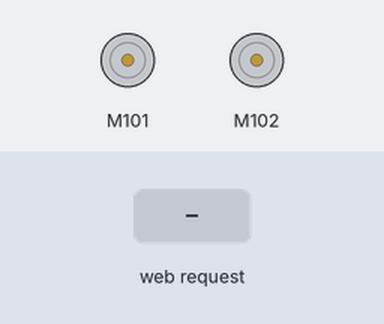
Bench run of a sketch on a simulated ESP32. Parts: 2 × DC motor (green arrow = forward, orange = backward, longer = faster). The inputs (shaded band) are chosen by the test bench. WiFi joins after 1.5 s; servers stay silent unless stated; uploads are accepted with an empty reply; what the sketch prints to the serial monitor is not drawn.

Above: at 2.7 s.
2.8 s: HTTP request GET /forward received
At 3.6 s:
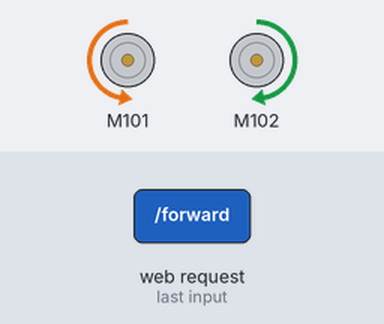
4.3 s: HTTP request GET /left received
At 4.7 s:
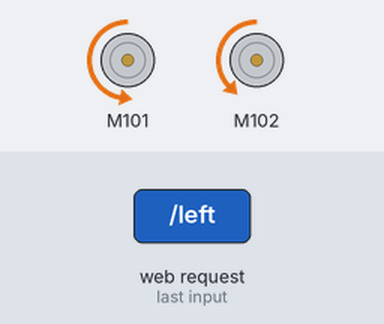
5.8 s: HTTP request GET /stop received
At 7.0 s:
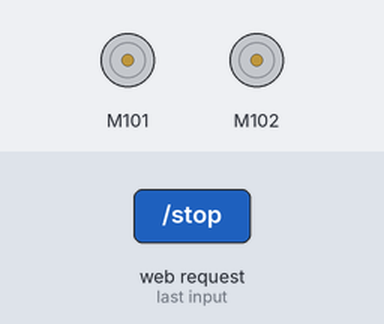
7.3 s: HTTP request GET /right received
At 8.2 s:
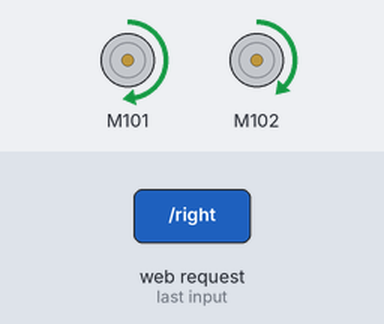
8.8 s: HTTP request GET /reverse received
At 9.4 s:
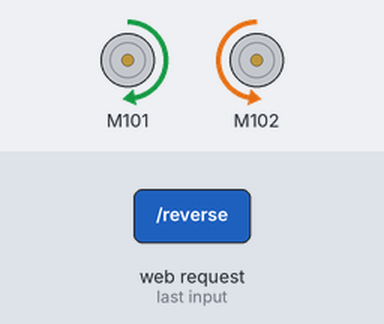
10.3 s: HTTP request GET /forward?value=1 received
At 11.7 s:
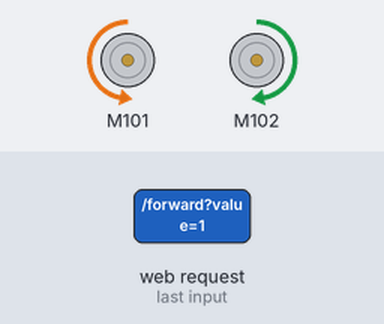
Timing chart, 0 to 12.8 s (numbered marks = the images above; inputs shaded):
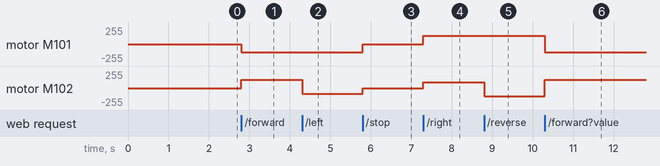

Measured:
- after the input at 2.8 s, motor M101: stopped → backward 127/255 at once; motor M102: stopped → forward 127/255 at once
- after the input at 4.3 s, motor M102: forward 127/255 → backward 89/255 at once
- after the input at 5.8 s, motor M101: backward 127/255 → stopped at once; motor M102: backward 89/255 → stopped at once
- after the input at 7.3 s, motor M101: stopped → forward 127/255 at once; motor M102: stopped → forward 89/255 at once
- after the input at 8.8 s, motor M102: forward 89/255 → backward 127/255 at once
- after the input at 10.3 s, motor M101: forward 127/255 → backward 127/255 at once; motor M102: backward 127/255 → forward 127/255 at once

The sketch:

esp32robotticoodi.ino
```cpp
#include <Wire.h>
#include "Grove_I2C_Motor_Driver.h"
#include <WiFi.h>
#include <WebServer.h>
#include <HTTPClient.h>
#include <ArduinoJson.h>

const char* ssid = "R15-CAAC";
const char* password = "nccrg48898";

// Backend
const char* BACKEND_URL = "http://192.168.0.212:8000/robotit/";

// Laitteen tiedot
const char* DEVICE_NAME = "ESP32_Device";
const char* DEVICE_SERIAL = "ESP32-0001";

WebServer server(80);

#define I2C_ADDRESS 0x0F   // default Grove I2C motor driver address

int currentSpeed = 50;
unsigned long lastLocationSend = 0;
float x = 0.0;
float y = 0.0;
int commandedLeftSpeed = 0;
int commandedRightSpeed = 0;
unsigned long lastMovementUpdate = 0;
const float MOVEMENT_PER_SECOND = 0.20;

void updateMovement() {
  unsigned long now = millis();
  unsigned long elapsedMs = now - lastMovementUpdate;
  lastMovementUpdate = now;

  if (commandedLeftSpeed != 0 || commandedRightSpeed != 0) {
    float elapsedSeconds = elapsedMs / 1000.0;
    float averageSpeed = (commandedLeftSpeed + commandedRightSpeed) / 200.0;
    if ((commandedLeftSpeed <0 && commandedRightSpeed >0) || (commandedLeftSpeed >0 && commandedRightSpeed <0))
    {
      //eteen tai taakse
      averageSpeed = (commandedLeftSpeed * 2.0) / 200.0;
      x += MOVEMENT_PER_SECOND * averageSpeed * elapsedSeconds;
    }
    else {
      //vasen tai oikea
      y += MOVEMENT_PER_SECOND * averageSpeed * elapsedSeconds;
    }
  }
}

void setMotorSpeed(int leftMotorSpeed, int rightMotorSpeed) {
  updateMovement();
  commandedLeftSpeed = leftMotorSpeed;
  commandedRightSpeed = rightMotorSpeed;
  Motor.speed(MOTOR1, leftMotorSpeed);
  Motor.speed(MOTOR2, rightMotorSpeed);
}

void handleRoot() {
  String html = R"rawliteral(
  <!DOCTYPE html>
  <html>
  <head>
    <meta name="viewport" content="width=device-width, initial-scale=1">
    <link rel="icon" href="data:,">
    <style>
      html { font-family: Helvetica; display: inline-block; margin: 0px auto; text-align: center; }
      .button {
        -webkit-user-select: none;
        -moz-user-select: none;
        -ms-user-select: none;
        user-select: none;
        background-color: #4CAF50;
        border: none;
        color: white;
        padding: 12px 28px;
        text-decoration: none;
        font-size: 26px;
        margin: 1px;
        cursor: pointer;
      }
      .button2 { background-color: #555555; }
    </style>
    <script>
      function moveForward() { fetch('/forward'); }
      function moveLeft() { fetch('/left'); }
      function stopRobot() { fetch('/stop'); }
      function moveRight() { fetch('/right'); }
      function moveReverse() { fetch('/reverse'); }

      function updateMotorSpeed(pos) {
        document.getElementById('motorSpeed').innerHTML = pos;
        fetch('/speed?value=' + pos);
      }
    </script>
  </head>
  <body>
    <h1>ESP32 Motor Control</h1>

    <p><button class="button" onclick="moveForward()">FORWARD</button></p>

    <div style="clear: both;">
      <p>
        <button class="button" onclick="moveLeft()">LEFT</button>
        <button class="button button2" onclick="stopRobot()">STOP</button>
        <button class="button" onclick="moveRight()">RIGHT</button>
      </p>
    </div>

    <p><button class="button" onclick="moveReverse()">REVERSE</button></p>
    <p>Motor Speed: <span id="motorSpeed">50</span></p>
    <input type="range" min="0" max="100" step="5" id="motorSlider" oninput="updateMotorSpeed(this.value)" value="50" />
  </body>
  </html>
  )rawliteral";

  server.send(200, "text/html", html);
}

void handleForward() {
  Serial.println("Forward");
  Serial.println(currentSpeed);
  setMotorSpeed(-currentSpeed, currentSpeed);
  server.send(200);
}

void handleReverse() {
  Serial.println("Reverse");
  Serial.println(currentSpeed);
  setMotorSpeed(currentSpeed, -currentSpeed);
  server.send(200);
}

void handleLeft() {
  Serial.println("Left");
  Serial.println(currentSpeed);
  setMotorSpeed(-currentSpeed, -currentSpeed * 0.7);
  server.send(200);
}

void handleRight() {
  Serial.println("Right");
  Serial.println(currentSpeed);
  setMotorSpeed(currentSpeed, currentSpeed * 0.7);
  server.send(200);
}

void handleStop() {
  Serial.println("Stop");

  commandedLeftSpeed = 0;
  commandedRightSpeed = 0;
  updateMovement();
  Motor.stop(MOTOR1);
  Motor.stop(MOTOR2);
  server.send(200);
}

void handleSpeed() {
  if (server.hasArg("value")) {
    currentSpeed = server.arg("value").toInt();
    currentSpeed = constrain(currentSpeed, 0, 100);

    Serial.print("Motor speed set to: ");
    Serial.println(currentSpeed);

    if (currentSpeed == 0) {
      updateMovement();
      commandedLeftSpeed = 0;
      commandedRightSpeed = 0;
      Motor.stop(MOTOR1);
      Motor.stop(MOTOR2);
    }
  }
  server.send(200);
}

bool sendLocation(float location_x, float location_y) {

    if (WiFi.status() != WL_CONNECTED) {
    Serial.println("WiFi not connected.");
    return false;
  }
  HTTPClient http;
  WiFiClient client;

  http.begin(client, BACKEND_URL);
  http.addHeader("Content-Type", "application/json");
  http.addHeader("Authorization", "Token d5a702ba491d77442611327d13a7903cc634abe7");
  http.setTimeout(1000);

  StaticJsonDocument<256> doc;
  doc["location_x"] = location_x;
  doc["location_y"] = location_y;
  doc["modelname"] = DEVICE_NAME;
  doc["serialnumber"] = DEVICE_SERIAL;

  String jsonPayload;
  serializeJson(doc, jsonPayload);

  Serial.println("Sending POST:");
  Serial.println(jsonPayload);

  int httpResponseCode = http.POST(jsonPayload);

  if (httpResponseCode > 0) {
    Serial.print("HTTP Response: ");
    Serial.println(httpResponseCode);

    //String response = http.getString();
    //Serial.println("Backend response:");
    //Serial.println(response);

    http.end();
    return httpResponseCode >= 200 && httpResponseCode < 300;
  }
  else {
    Serial.print("POST failed: ");
    Serial.println(http.errorToString(httpResponseCode));
    http.end();
    return false;
    }
}

void setup() {
  Serial.begin(115200);

  Motor.begin(I2C_ADDRESS);

  Serial.print("Connecting to WiFi");
  Serial.println(ssid);

  //WiFi.mode(WIFI_MODE_STA);
  WiFi.begin(ssid, password);

  while (WiFi.status() != WL_CONNECTED) {
      delay(500);
      Serial.print(".");
  }

  Serial.println();
  Serial.println("WiFi connected!");
  Serial.print("IP address: ");
  Serial.println(WiFi.localIP());

  server.on("/", handleRoot);
  server.on("/forward", handleForward);
  server.on("/left", handleLeft);
  server.on("/stop", handleStop);
  server.on("/right", handleRight);
  server.on("/reverse", handleReverse);
  server.on("/speed", handleSpeed);

  server.begin();
  Serial.println("Web server started");
}

void loop() {
  server.handleClient();
  updateMovement();

  unsigned long now = millis();
  if (now - lastLocationSend >= 10000) {
    lastLocationSend = now;

    bool success = sendLocation(x, y);
    if (success) {
      Serial.println("Location sent successfully!");
    }
  }
}
```
